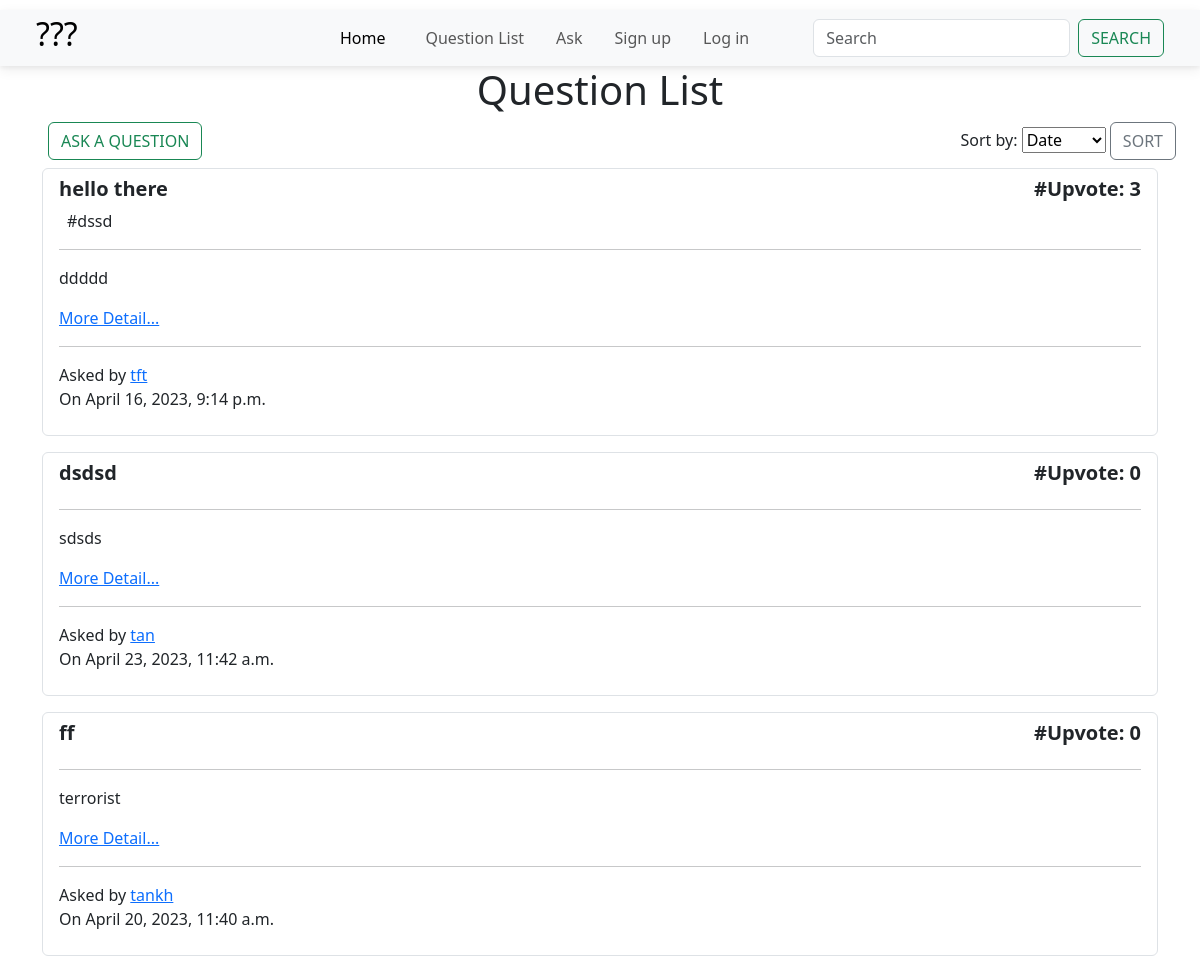
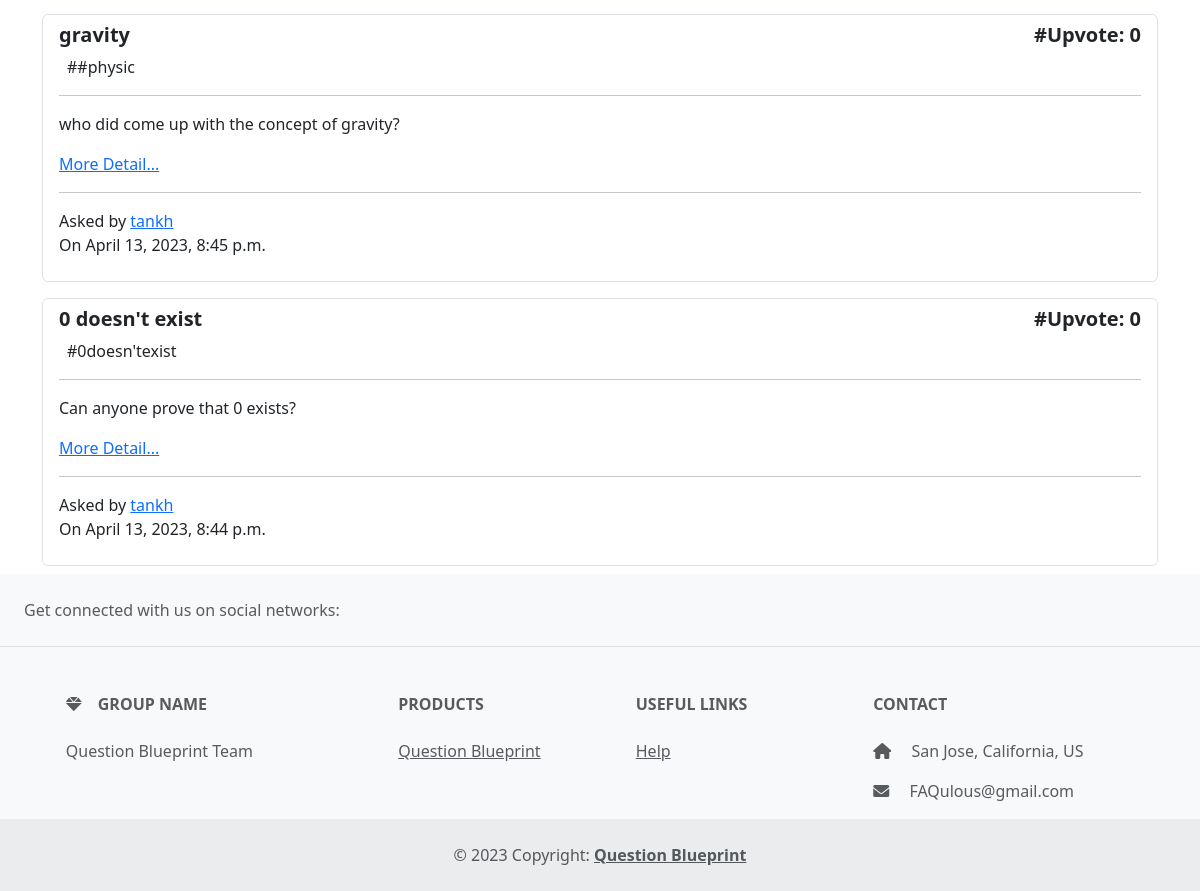
The page /question/ on the database its author committed (2 pictures, top to bottom).
### main_app/models.py (models this page shows, shortened)
class Question(models.Model):
    user = models.ForeignKey(User, on_delete=models.CASCADE)
    title = models.CharField(max_length=200, blank=False, null=False)
    content = models.TextField(max_length=20000, blank=False, null=False)
    tag = TaggableManager(blank=True)
    upvote_num = models.IntegerField(default=0)
    created_date = models.DateTimeField(default=timezone.now)

### main_app/views.py (the view)
# urls.py: path('question/', views.QuestionListView.as_view(), name='question_view'),
class QuestionListView(ListView):
    model = Question
    ordering = ["-created_date"]
    def get_context_data(self, **kwargs):
            context = super().get_context_data(**kwargs)
            sort_by = self.request.GET.get('sort', '-upvote_num')
            questions = self.model.objects.all()
            if sort_by == 'created_date':
                sorted_questions = questions.order_by('-created_date', '-upvote_num')
            else:
                sorted_questions = questions.order_by('-upvote_num','-created_date')
            context['sorted_questions'] = sorted_questions
            return context

### main_app/templates/main_app/question_list.html (shortened to what this page needs)
{% extends "base_nav.html" %}{% load crispy_forms_tags %} {% block content%}
<h1 class="text-center mb-2">Question List</h1>
<div class="d-flex justify-content-between mx-4">
  {% if user.is_authenticated %}
  <a
    href="{% url 'main_app:question_ask_view' %}"
    class=" mx-4"
  >
    <button class="btn btn-outline-success  mx-4">Ask a question</button>
  </a>
  {% else %}
  <a href="{% url 'login' %}" class="me-auto mx-4">
    <button class="btn btn-outline-success">Ask a question</button>
  </a>
  {% endif %}
        <form method="GET">
        <label for="sort">Sort by:</label>
        <select id="sort" name="sort">
          <option value="created_date" {% if request.GET.sort == 'created' %}selected{% endif %}>Date</option>
        </select>
        <button class="btn btn-outline-secondary" type="submit">Sort</button>
      </form>
</div>
{% for question in sorted_questions %}
<div class="container py-2">
    <div class="list-group">
    <div class="list-group-item list-group-item-action">
      <div class="d-flex justify-content-between">
      <h5 class="fw-bold">{{question.title}}</h5>
      <h5 class="fw-bold">#Upvote: {{question.upvote_num}}</h5>
      </div>
      <div class="d-flex flex-row">
        <div class="d-flex flex-row flex-wrap">
          {% for t in question.tag.all %}
          <div class="p-2 py-0">#{{t}}</div>
          {% endfor %}
        </div>
      </div>
      <hr>
      {% if question.content|wordcount < 15 and question.content|length < 100 %}
      <p class="">{{question.content}}</p>
      {% else %}
      <p>{{question.content|truncatechars:40}}</p>
      {% endif %}
      <a href="{% url 'main_app:question_detail_view' question.id %}"
        >More Detail...</a
      >
      <hr />
      <span
        >Asked by
        <a href="{% url 'profile_view' question.user.username %}"
          >{{question.user}}</a
        ></span
      >
      <p>On {{question.created_date}}</p>
    </div>
  </div>
</div>
{% endfor %} {% endblock %}

### templates/base_nav.html (shortened to what this page needs)
{% load static %}
<!DOCTYPE html>
<html lang="en">
  <head>
    <link rel="stylesheet" href="/static/style.css" />
    <link
      href="https://cdnjs.cloudflare.com/ajax/libs/font-awesome/6.0.0/css/all.min.css"
      rel="stylesheet"
    />
    <link
      href="https://cdnjs.cloudflare.com/ajax/libs/mdb-ui-kit/6.1.0/mdb.min.css"
      rel="stylesheet"
    />
    <link
      href="https://cdn.jsdelivr.net/npm/bootstrap@5.3.0-alpha1/dist/css/bootstrap.min.css"
      rel="stylesheet"
    />
  </head>
  <body>
    <nav class="navbar navbar-expand-lg bg-light px-4 py-0">
      <div class="container-fluid">
        <a class="navbar-brand" href="{% url 'main_app:home' %}">
            <h2>???</h2>
        </a>
        <div class="collapse navbar-collapse" id="navbarSupportedContent">
          <ul class="navbar-nav ms-auto mb-2 mb-lg-0 px-5">
            <li class="nav-item px-3">
              <a class="nav-link active" aria-current="page" href="{% url 'main_app:home' %}">Home</a>
            </li>
            <li class="nav-item px-2">
              <a class="nav-link" href="{% url 'main_app:question_view' %}">Question List</a>
            </li>
            <li class="nav-item px-2">
              <a class="nav-link" href="{% url 'main_app:question_ask_view' %}">Ask</a>
            </li>
            {% if user.is_authenticated %}
            <li class="nav-item px-2">
              <a class="nav-link" href="{% url 'profile_view' user.username %}">Profile</a>
            </li>
            <li class="nav-item px-2">
              <a class="nav-link" href="{% url 'logout' %}">Logout</a>
            </li>
            {% else %}
            <li class="nav-item px-2">
              <a class="nav-link" href="{% url 'register' %}">Sign up</a>
            </li>
            <li class="nav-item px-2">
              <a class="nav-link" href="{% url 'login' %}">Log in</a>
            </li>
            {% endif %}
          </ul>
          <form class="d-flex" role="search">
            <input
              class="form-control me-2"
              type="search"
              placeholder="Search"
              aria-label="Search"
              id="search-input"
            />
            <button class="btn btn-outline-success" type="submit">
              Search
            </button>
          </form>
        </div>
      </div>
    </nav>
    {% block content %} {% endblock content %}
    <footer class="text-center text-lg-start bg-light text-muted">
      <section
        class="d-flex justify-content-center justify-content-lg-between p-4 border-bottom"
      >
        <div class="me-5 d-none d-lg-block">
          <span>Get connected with us on social networks:</span>
        </div>
      </section>
      <section class="">
        <div class="container text-center text-md-start mt-5">
          <div class="row mt-3">
            <div class="col-md-3 col-lg-4 col-xl-3 mx-auto mb-4">
              <h6 class="text-uppercase fw-bold mb-4">
                <i class="fas fa-gem me-3"></i>Group name
              </h6>
              <p>Question Blueprint Team</p>
            </div>
            <div class="col-md-2 col-lg-2 col-xl-2 mx-auto mb-4">
              <h6 class="text-uppercase fw-bold mb-4">Products</h6>
              <p>
                <a href="#!" class="text-reset">Question Blueprint</a>
              </p>
            </div>
            <div class="col-md-3 col-lg-2 col-xl-2 mx-auto mb-4">
              <h6 class="text-uppercase fw-bold mb-4">Useful links</h6>
              <p>
                <a href="#!" class="text-reset">Help</a>
              </p>
            </div>
            <div class="col-md-4 col-lg-3 col-xl-3 mx-auto mb-md-0 mb-2">
              <h6 class="text-uppercase fw-bold mb-4">Contact</h6>
              <p><i class="fas fa-home me-3"></i> San Jose, California, US</p>
              <p>
                <i class="fas fa-envelope me-3"></i>
                FAQulous@gmail.com
              </p>
            </div>
          </div>
        </div>
      </section>
      <div
        class="text-center p-4"
        style="background-color: rgba(0, 0, 0, 0.05)"
      >
        © 2023 Copyright:
        <a class="text-reset fw-bold" href=""> Question Blueprint</a>
      </div>
    </footer>
  </body>
</html>

### static/style.css (style rules this page uses)
button { padding: 10px; margin: 10px; font-size: 20px; border-radius: 40px; }

### rows shown on the page
Question: title "hello there", upvote_num "3", content "ddddd", user "tft", created_date "April 16, 2023, 9:14 p.m."
Tag: name "dssd"
Question: title "dsdsd", upvote_num "0", content "sdsds", user "tan", created_date "April 23, 2023, 11:42 a.m."
Question: title "ff", upvote_num "0", content "terrorist", user "tankh", created_date "April 20, 2023, 11:40 a.m."
Question: title "gravity", upvote_num "0", content "who did come up with the concept of gravity?", user "tankh", created_date "April 13, 2023, 8:45 p.m."
Tag: name "#physic"
Question: title "0 doesn't exist", upvote_num "0", content "Can anyone prove that 0 exists?", user "tankh", created_date "April 13, 2023, 8:44 p.m."
Tag: name "0doesn'texist"
